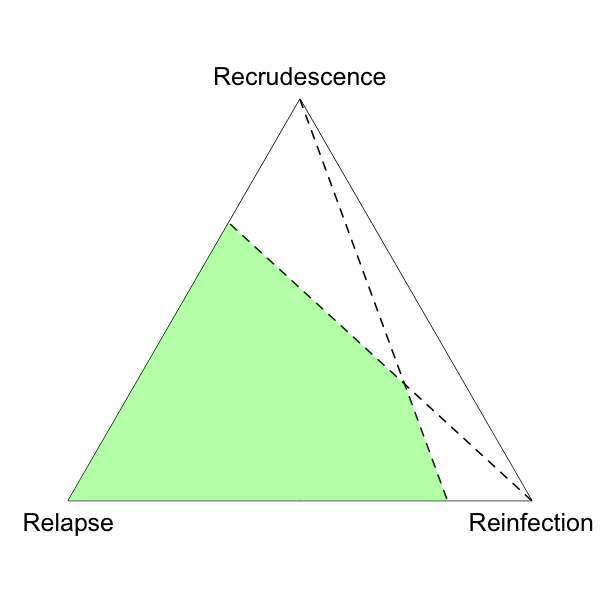

Recreate this plot in R.
################################################################################
# Plot possible posterior probabilities for MOI = (2, 1)
################################################################################

library(Pv3Rs)

recru <- project2D(c(1,0,0))
relap <- project2D(c(0,1,0))
reinf <- project2D(c(0,0,1))

# Assume MOI = (2, 1)
# 9 graphs compatible with relapse
# 4 graphs compatible with recrudescence
# 2 graphs compatible with reinfection

relap.recru <- project2D(c(9,4,0)/(9+4))
relap.reinf <- project2D(c(0,2,9)/(9+2))
intersect.pt <- project2D(c(9*2,4*2,9*4)/(9*2+4*2+9*4))

png("feasible.png", width = 4, height = 4, units = "in", res = 75)

par(mar=rep(0,4))
V_labels <- c("Recrudescence", "Relapse", "Reinfection")
plot_simplex(v.labels =  V_labels, v.colours=rep("white",3))
segments(recru['x'], recru['y'], relap.reinf['x'], relap.reinf['y'], lty=2)
segments(reinf['x'], reinf['y'], relap.recru['x'], relap.recru['y'], lty=2)

feasible <- rbind(relap, relap.reinf, intersect.pt, relap.recru)
polygon(x=feasible[,"x"], y=feasible[,"y"], border=NA, col=adjustcolor("green", alpha.f = 0.35))
dev.off()
